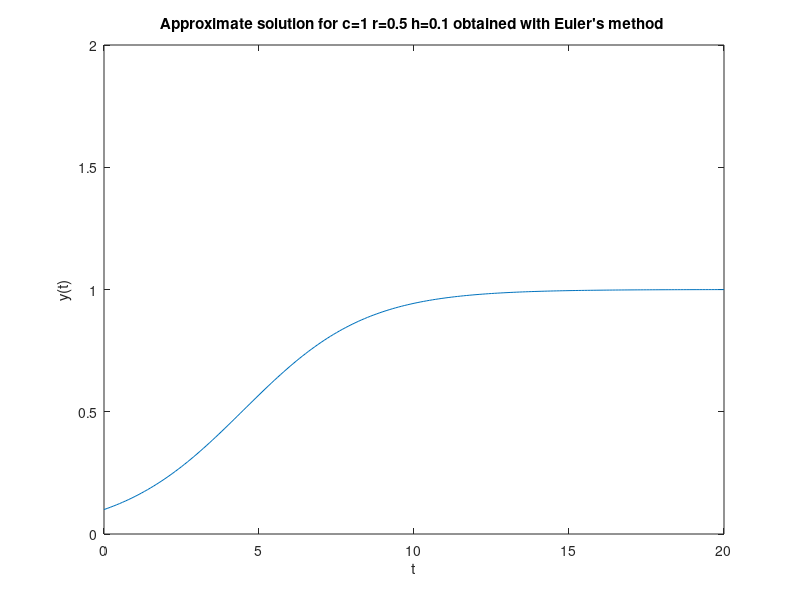

Reproduce this figure in MATLAB.
%                        EulerSample.m
%
% A sample Matlab script that implements the Euler's method for 
% the ODE 
%
% dy/dt = F(t,y)
%
% where the function F(t,y) is specified using the anonymous function 
% specification. Note that in this sample, F(t,y), depends upon the 
% parameter lambda. F will use the value of lambda that precedes the
% declaration of F. If one wants to use different values of lambda 
% in the function F within the same program, the F must be redeclared
% after lambda is specified with the different values. 
%
%%%%%%%%%%%%%%%%%%%%%%%%%%%%%%%%%%%%%%%%%%%%%%%%%%%%%%%%%%%%%%%%%%%%%%%
%                    Target Function
%%%%%%%%%%%%%%%%%%%%%%%%%%%%%%%%%%%%%%%%%%%%%%%%%%%%%%%%%%%%%%%%%%%%%%%
%
c = 1;
r = 0.5;

F  = @(t,y) r*(1-y/c)*y;
%     			 
%
%
tInitial    = 0.0;                      % Initial time
tFinal      = 20.0;                      % Final time
yInitial    = 0.1;                      % Initial value of y
N           = 200               % Number of timesteps taken

h           = (tFinal - tInitial)/N;    % Timestep determination
y           = zeros(N+1,1);             % Arrays to hold solution values
t           = zeros(N+1,1); 
%
%////////////////////////////////////////////////////////
%     Computing the solution using Euler's method    
%////////////////////////////////////////////////////////
%
t(1)  = tInitial;
y(1)  = yInitial;     

for(i = 1:N)
        t(i+1) = t(i) + h;
        y(i+1) = y(i) + h*F(t(i),y(i));
end     
%
%    Set plot limits 
%
tPlotMin =     tInitial;
tPlotMax =     tFinal;
yPlotMin =     0.0;
yPlotMax =     2.0;

% plot, then scale by calling axis command 

plot(t,y);
axis([tPlotMin,tPlotMax,yPlotMin,yPlotMax]);

title('Approximate solution for c=1 r=0.5 h=0.1 obtained with Euler''s method ')
xlabel('t') 
ylabel('y(t)')
